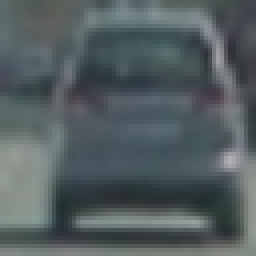
#> input picture CarND-Vehicle-Detection/car_noncar_images/vehicles/GTI_Far/image0007.png, 64 x 64 px (shown 4 times larger); its folder holds 3 pictures in this run
$ jupyter execute --allow-errors proj_vehicleDetection.ipynb   (shell and % lines are left out)   (older library calls are emulated)
#> lines starting #> are read from the running program, lines starting #| are printed output that depends on the picture
# Vehicle Detection Project
---

[cell 1]
'''
import pickle

file_Name = "tmp_data"

#a = [X_scaler, cls]
#fileObject = open(file_Name,'wb')
#pickle.dump(a,fileObject)

fileObject = open(file_Name,'rb')
b = pickle.load(fileObject)
X_scaler = b[0]
cls = b[1]

fileObject.close()

print(cls)
print(X_scaler)
'''

The goals / steps of this project are the following:
- Perform a Histogram of Oriented Gradients (HOG) feature extraction on a labeled training set of images and train a classifier Linear SVM classifier
- Optionally, you can also apply a color transform and append binned color features, as well as histograms of color, to your HOG feature vector.
- Note: for those first two steps don't forget to normalize your features and randomize a selection for training and testing.
- Implement a sliding-window technique and use your trained classifier to search for vehicles in images.
- Run your pipeline on a video stream (start with the test_video.mp4 and later implement on full project_video.mp4) and create a heat map of recurring detections frame by frame to reject outliers and follow detected vehicles.
- Estimate a bounding box for vehicles detected.

## Reading all the images

[cell 2]
import matplotlib.image as mpimg
import matplotlib.pyplot as plt
import numpy as np
import cv2
import glob

[cell 3]
cars = glob.glob('./car_noncar_images/vehicles/*/*.png')
notcars = glob.glob('./car_noncar_images/non-vehicles/*/*.png')

# Define a function to return some characteristics of the dataset
def data_look(car_list, notcar_list):
    data_dict = {}
    # Define a key in data_dict "n_cars" and store the number of car images
    data_dict["n_cars"] = len(car_list)
    # Define a key "n_notcars" and store the number of notcar images
    data_dict["n_notcars"] = len(notcar_list)
    # Read in a test image, either car or notcar
    img_eg = mpimg.imread(car_list[0])
#> img_eg is the input picture: shape (64, 64, 3) float32; mean R, G, B 0.328, 0.368, 0.378
    # Define a key "image_shape" and store the test image shape 3-tuple
    data_dict["image_shape"] = img_eg.shape
    # Define a key "data_type" and store the data type of the test image.
    data_dict["data_type"] = img_eg.dtype
    # Return data_dict
    return data_dict

data_info = data_look(cars, notcars)

print('Your function returned a count of',
      data_info["n_cars"], ' cars and',
      data_info["n_notcars"], ' non-cars')
#| Your function returned a count of 4  cars and 0  non-cars
print('of size: ',data_info["image_shape"], ' and data type:',
      data_info["data_type"])
#| of size:  (64, 64, 3)  and data type: float32

Visualize some data

[cell 4]
# Just for fun choose random car / not-car indices and plot example images
car_ind = np.random.randint(0, len(cars))
#> car_ind = 0
#> (the rest of this cell did not finish here and is left out)

## Extract features of Histogram of Oriented Gradients (HOG) from images

[cell 5]
from skimage.feature import hog

def get_hog_features(img, orient, pix_per_cell, cell_per_block, vis=True,
                     feature_vec=True):

    """
    Function accepts params and returns HOG features (optionally flattened) and an optional matrix for
    visualization. Features will always be the first return (flattened if feature_vector= True).
    A visualization matrix will be the second return if visualize = True.
    """

    return_list = hog(img, orientations=orient, pixels_per_cell=(pix_per_cell, pix_per_cell),
                                  cells_per_block=(cell_per_block, cell_per_block),
                                  block_norm= 'L2-Hys', transform_sqrt=False,
                                  visualise= vis, feature_vector= feature_vec)

    # name returns explicitly
    if vis:
        hog_features = return_list[0]
        hog_image = return_list[1]
        return hog_features, hog_image
    else:
        hog_features = return_list
        return hog_features

#> (a cell that did not finish here is left out)

[cell 7]
# Define a function to extract hog features from a list of images
def extract_features(imgs, cspace='RGB', orient=9,
                        pix_per_cell=8, cell_per_block=2, hog_channel=0):
    # Create a list to append feature vectors to
#> called with cspace = 'YCrCb', orient = 12, pix_per_cell = 16, cell_per_block = 2, hog_channel = 'ALL'
    features = []
    # Iterate through the list of images
    for file in imgs:
        # Read in each one by one
        image = mpimg.imread(file)
        # apply color conversion if other than 'RGB'
        if cspace != 'RGB':
            if cspace == 'HSV':
                feature_image = cv2.cvtColor(image, cv2.COLOR_RGB2HSV)
            elif cspace == 'LUV':
                feature_image = cv2.cvtColor(image, cv2.COLOR_RGB2LUV)
            elif cspace == 'HLS':
                feature_image = cv2.cvtColor(image, cv2.COLOR_RGB2HLS)
            elif cspace == 'YUV':
                feature_image = cv2.cvtColor(image, cv2.COLOR_RGB2YUV)
            elif cspace == 'YCrCb':
                feature_image = cv2.cvtColor(image, cv2.COLOR_RGB2YCrCb)
#> feature_image: shape (64, 64, 3) float32; mean of channels 0, 1, 2 0.357, 0.479, 0.512
        else: feature_image = np.copy(image)

        # Call get_hog_features() with vis=False, feature_vec=True
        if hog_channel == 'ALL':
            hog_features = []
            for channel in range(feature_image.shape[2]):
                hog_features.append(get_hog_features(feature_image[:,:,channel],
                                    orient, pix_per_cell, cell_per_block,
                                    vis=False, feature_vec=True))
#> after the loop, hog_features = 3 items
            hog_features = np.ravel(hog_features)
#> hog_features = 1296 values, max 0.442 at index 365, min 0 at index 383, mean 0.119
        else:
            hog_features = get_hog_features(feature_image[:,:,hog_channel], orient,
                        pix_per_cell, cell_per_block, vis=False, feature_vec=True)
        # Append the new feature vector to the features list
        features.append(hog_features)
    # Return list of feature vectors
    return features

[cell 8]
cspace = 'YCrCb' # Can be RGB, HSV, LUV, HLS, YUV, YCrCb
orient = 12
pix_per_cell = 16
cell_per_block = 2
hog_channel = 'ALL' # Can be 0, 1, 2, or "ALL"

[cell 9]
import time
t=time.time()
car_features = extract_features(cars, cspace=cspace, orient=orient,
                        pix_per_cell=pix_per_cell, cell_per_block=cell_per_block,
                        hog_channel=hog_channel)
notcar_features = extract_features(notcars, cspace=cspace, orient=orient,
                        pix_per_cell=pix_per_cell, cell_per_block=cell_per_block,
                        hog_channel=hog_channel)
t2 = time.time()
print(round(t2-t, 2), 'Seconds to extract HOG features...')

## Shuffle, split and normalize features

[cell 10]
from sklearn.preprocessing import StandardScaler
from sklearn.cross_validation import train_test_split

#> (a cell that did not finish here is left out)

## Train the classifier

[cell 12]
from sklearn.svm import LinearSVC
from sklearn.neural_network import MLPClassifier

Train the Linear SVC classifier.

[cell 13]
# Use a linear SVC
svc = LinearSVC()
# Check the training time for the SVC
t=time.time()
#> (the rest of this cell did not finish here and is left out)

Train a Multi-Layer Perceptron classifier:

[cell 14]
# use a MLPclassifier
mlp = MLPClassifier(random_state=999)
# Check the training time for the MLP
t=time.time()
#> (the rest of this cell did not finish here and is left out)

[cell 15]
# choose the MLP as classifier
cls = mlp

## Hog Sub-sampling Window Search

When using the sliding window approach as introduced in the course, it is relatively inefficient as the HOG feature of each sliding window has to be extracted for each. Instead, in this project, we tried a more efficient method which HOG feature of the image needs to be extracted only once, for each of a small set of predetermined window sizes (defined by a scale argument), and then can be sub-sampled to get all of its overlaying windows. The fuction for this purpose is defined as such:

[cell 16]
# Define a single function that can extract features using hog sub-sampling and make predictions
# def find_cars(img, ystart, ystop, scale, cls, X_scaler, orient, pix_per_cell, cell_per_block, spatial_size, hist_bins):
# [83 lines left out: function find_cars, not called in this run]

## Draw Rectangles function

Plus, we also need to define a function to draw rectangles onto images.

[cell 17]
# [14 lines left out: function draw_boxes, not called in this run]

## Adjust searching area and scale of sliding windows

When calling the `find_cars()` function, the searching area and scale of the sliding windows need to be defined. In this project, the purpose is vehicle detection. The vehicles will most likely appear in the bottom half of the shot images, and their relative size in the image varies with their relative distance from the camera. Therefore, the parameters `ystart`, `ystop`, and `scale` need to be tuned to make the size of the sliding window capable to contain the whole vehicle in that position.
To better visualize all the sliding windows in the test images, the color for the sliding windows are set to random colors, inspired by Jemery Shannon's idea here (https://github.com/jeremy-shannon/CarND-Vehicle-Detection/blob/master/vehicle_detection_project.ipynb).
The tuned parameters and corresponding visualization results are shown below:

[cell 18]
test_img = mpimg.imread('./test_images/test1.jpg')
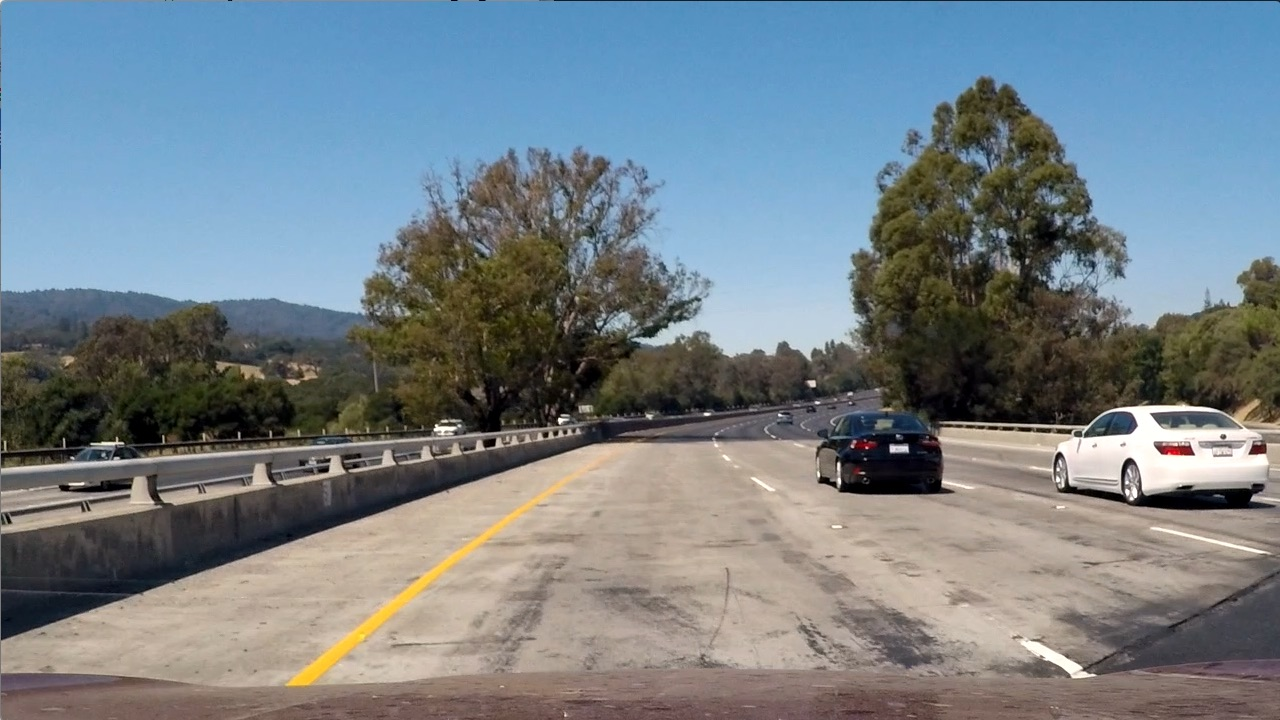
#> input picture CarND-Vehicle-Detection/test_images/test1.jpg, 1280 x 720 px
#> test_img is the input picture: shape (720, 1280, 3); mean R, G, B 117.5, 128.7, 135.5

[cell 19]
all_rects = []
pos_rects = []

scale = 1

ystart = 386
ystop = 466
#> (the rest of this cell did not finish here and is left out)

[cell 20]
all_rects = []
pos_rects = []

scale = 1.5

ystart = 386
ystop = 486
#> (the rest of this cell did not finish here and is left out)

[cell 21]
all_rects = []
pos_rects = []

scale = 2

ystart = 416
ystop = 550
#> (the rest of this cell did not finish here and is left out)

## Combine different search area and scales of sliding widows

Combine all the seraching areas with corresponding scale of sliding windows, we define a function as below:

[cell 22]
# define function including searching areas with corresponding different scales of sliding windows
# [44 lines left out: function find_cars_diffScales, not called in this run]

Visualize the dected boxes in the test image:

#> (a cell that did not finish here is left out)

## Apply Heatmap to remove wrong detection

It can be seen that in the above test image, some sliding windows without car objects are mis-classified. We have to introduce heatmap to remove these mis-classified windows.

Define `add_heat` function to count on positive detection of pixels in the image.

[cell 24]
# [9 lines left out: function add_heat, not called in this run]

The heatmap after calling `add_heat` function is visualized as below:

[cell 25]
heat = np.zeros_like(test_img[:,:,0]).astype(np.float)

# Add heat to each box in box list
#> (the rest of this cell did not finish here and is left out)

Reset regions in the heatmap to zero when the positive detection count is below (<=) threshold.

[cell 26]
def apply_threshold(heatmap, threshold):
    # Zero out pixels below the threshold
    heatmap[heatmap <= threshold] = 0
    # Return thresholded map
    return heatmap

[cell 27]
# Apply threshold to help remove false positives
heat = apply_threshold(heat,1)

# Visualize the heatmap when displaying
heatmap = np.clip(heat, 0, 255)
#> heat: shape (720, 1280) float64; every value is 0

fig = plt.figure()
plt.imshow(heatmap,cmap='hot')

# save
fig.savefig('./output_images/threshold_heat.png')

Draw the image with labeled regions.

[cell 28]
from scipy.ndimage.measurements import label

# Find final boxes from heatmap using label function
labels = label(heatmap)

print(labels[1], 'cars found')
#| 0 cars found

fig = plt.figure()
plt.imshow(labels[0], cmap='gray')
# save
fig.savefig('./output_images/label_gray.png')
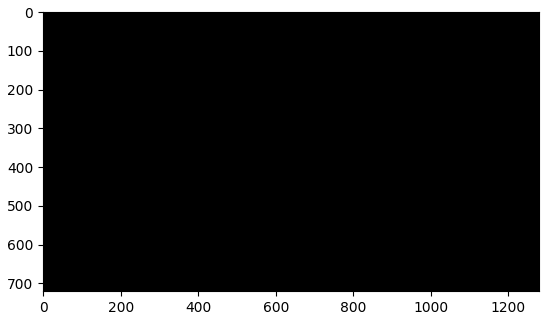
#> figure drawn by matplotlib, 1 panel

Define function to draw labeled boxes in the test image after applying `scipy.ndimage.measurements.label`.

[cell 29]
def draw_labeled_bboxes(img, labels):
    out_img = np.copy(img)
    # Iterate through all detected cars
    for car_number in range(1, labels[1]+1):
        # Find pixels with each car_number label value
        nonzero = (labels[0] == car_number).nonzero()
        # Identify x and y values of those pixels
        nonzeroy = np.array(nonzero[0])
        nonzerox = np.array(nonzero[1])
        # Define a bounding box based on min/max x and y
        bbox = ((np.min(nonzerox), np.min(nonzeroy)), (np.max(nonzerox), np.max(nonzeroy)))
        # Draw the box on the image
        cv2.rectangle(out_img, bbox[0], bbox[1], (0,0,255), 6)
    # Return the image
    return out_img

[cell 30]
draw_img = draw_labeled_bboxes(test_img, labels)

fig = plt.figure()
plt.imshow(draw_img)
plt.title('Car Positions')
# save
fig.savefig('./output_images/label_img.png')

## Pipeline for processing image

Put is all together, we define the following pipleline to detect vehicles for single frame or image.

[cell 31]
def process_img(img):

    rectangles = find_cars_diffScales(img, cspace,cls,X_scaler,orient,pix_per_cell,cell_per_block)

    heat = np.zeros_like(img[:,:,0]).astype(np.float)
    # Add heat to each box in box list
    heat = add_heat(heat,rectangles)

    # Apply threshold to help remove false positives
    heat = apply_threshold(heat,1)

    # Visualize the heatmap when displaying
    heatmap = np.clip(heat, 0, 255)

    # Find final boxes from heatmap using label function
    labels = label(heatmap)

    draw_img = draw_labeled_bboxes(img, labels)

    return draw_img

[cell 32]
test_images = glob.glob('./test_images/test*.jpg')

fig, axs = plt.subplots(3, 2, figsize=(16,14))
axs = axs.ravel()

i = 0
#> (the rest of this cell did not finish here and is left out)

## Pipeline for processing videos

If using the same pipeline for videos without taking advantage of neighboring frames, we get the following videos.

[cell 33]
# Import everything needed to edit/save/watch video clips
from moviepy.editor import VideoFileClip
from IPython.display import HTML

[cell 34]
video_output1 = 'test_video_bad.mp4'
#> video_output1 = 'test_video_bad.mp4'
#> (the rest of this cell did not finish here and is left out)
